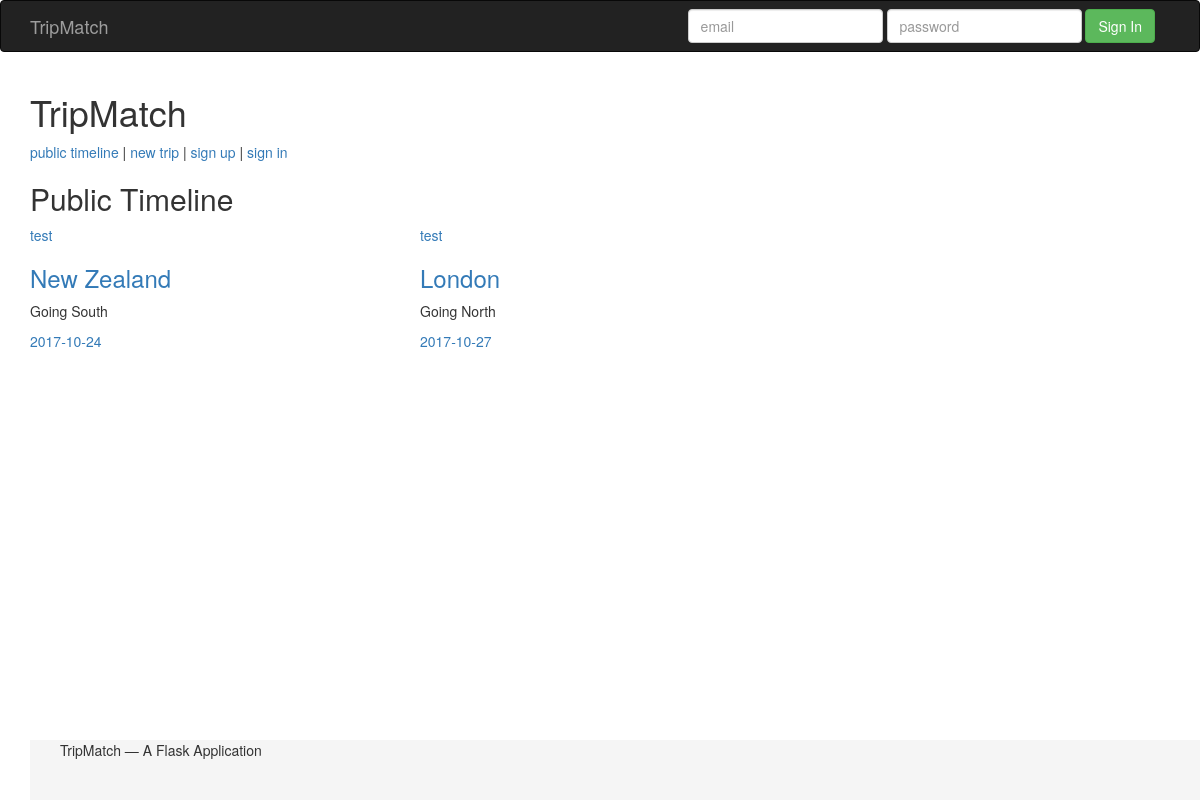
The page / on the database its author committed.
### tripmatch/tripmatch_model.py (models this page shows, shortened)
class TripDetails(Base):
    __tablename__ = 'trip_details'
    id = Column(Integer, primary_key=True)
    user_id = Column(Integer, ForeignKey('users.id'))
    destination_id = Column(Integer, ForeignKey('destinations.id'))
    duration = Column(String, nullable=True)
    date_start = Column(String, nullable=False)
    companions = Column(Integer, nullable=False)
    city_takeoff = Column(String, nullable=True)
    expected_group_size = Column(Integer, nullable=True)
    notes = Column(String, nullable=True)
    date_create = Column(String, nullable=False)
    users = relationship('Users', back_populates='trip_details')
    destinations = relationship('Destinations', back_populates='trip_details')
    waitinglist = relationship('Waitinglist', back_populates='trip_details')

class Users(Base):
    __tablename__ = 'users'
    id = Column(Integer, primary_key=True)
    username = Column(String, nullable=False)
    email = Column(String, nullable=False)
    password = Column(String, nullable=False)
    trip_details = relationship('TripDetails', back_populates='users')
    waitinglist = relationship('Waitinglist', back_populates='users')

class Destinations(Base):
    __tablename__ = 'destinations'
    id = Column(Integer, primary_key=True)
    destination = Column(String, nullable=False)
    trip_details = relationship('TripDetails', back_populates='destinations')

### tripmatch/trip_server.py (the view)
@app.route('/')
def timeline():
    db_session = get_db_session()
    trips = db_session.query(TripDetails).all()
    return render_template('timeline.html', trips=trips)

### tripmatch/trip_server.py (called while the page is built)
def get_db_session():
    return sessionmaker(bind=engine)()

### tripmatch/templates/timeline.html
{% extends "layout.html" %}
{% block title %}Public Timeline{% endblock %}
{% block body %}
    <h2>{{ self.title() }}</h2>
    <div class="row  trips">
        {% for trip in trips %}
        <div class="col-md-4">
            <p><a href="">{{trip.users.username}}</a></p>
            <h3><p><a href="{{url_for('display_trip', trip_id=trip.id)}}">{{trip.destinations.destination}}</a></p></h3>
            <p>{{trip.notes}}</p>
            <p><a href="">{{trip.date_start}}</a></p>
        </div>
        {% endfor %}
    </div>
{% endblock %}

### rows shown on the page
TripDetails: users.username "test", destinations.destination "New Zealand", notes "Going South", date_start "2017-10-24"
TripDetails: users.username "test", destinations.destination "London", notes "Going North", date_start "2017-10-27"
